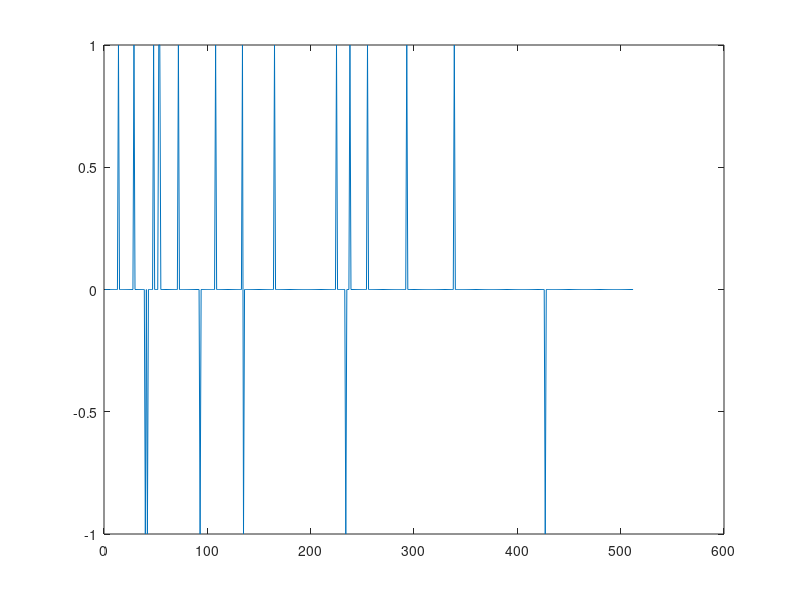
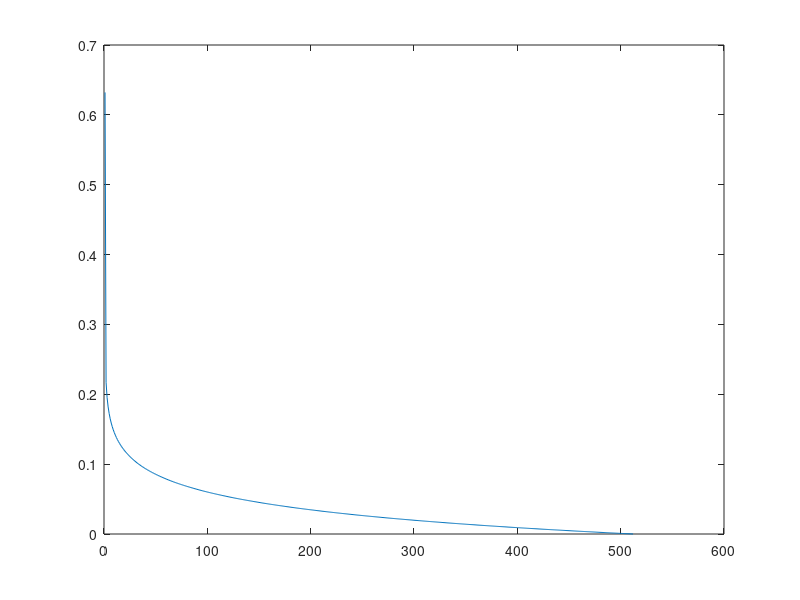

The MATLAB script that drew these images, in order: (Note: this script raises an error after producing the figures.)
% this experiment is to test whether pqnl1 can work for the expqnle given
% by help spgl1

%% addpath for PQN working
%addpath(genpath('/Volumes/Users/linamiao/Dropbox/PQN/'))
cd ../../../../pqnl1;
addpath(genpath(pwd))
cd ../experiments/help_spgl1/modifying/task10strictvssparse

%stream = RandStream.getGlobalStream;
%reset(stream);


%% sample matrix
m = 120; n = 512; k = 20; % m rows, n cols, k nonzeros.
A  = randn(m,n); [Q,R] = qr(A',0);  A = Q';

opts.decTol = 1e-3;
opts.optTol = 1e-4;
opts.iterations = 100;
opts.nPrevVals = 1; % opt out the nonmonotone line search 
% 
% save temp A m n k opts
% clear;
% load temp

%% problem setting
% strict problem setting
p = randperm(n); x0 = zeros(n,1); x0(p(1:k)) = sign(randn(k,1));
figure;plot(x0)
b0  = A*x0 + 0.005 * randn(m,1);

% compressible problem setting
nn = linspace(0,1,n);
x0_compress = exp(-nn.^.1);
x0_compress = x0_compress - min(x0_compress);
figure;plot(x0_compress)
x0_compress = x0_compress(:);
b_compress  = A*x0_compress + 0.005 * randn(m,1);

%% reconstruct
[x_sparse,r_sparse,g_sparse,info_sparse] = pqnl1_2(A, b0, 0, 1e-3, zeros(size(A,2),1), opts); % Find BP sol'n.
[x_compress,r_compress,g_compress,info_compress] = pqnl1_2(A, b_compress, 0, 1e-3, zeros(size(A,2),1), opts); % Find BP sol'n.
figure('Name','pqn'); 
subplot(2,1,1);plot(x_sparse);subplot(2,1,2);plot(x_compress);


[x_spg1,r_spgl,g_spgl,info_spg1] = spgl1(A, b0, 0, 1e-3, zeros(size(A,2),1), opts);
[x_spg2,r_spg2,g_spg2,info_spg2] = spgl1(A, b_compress, 0, 1e-3, zeros(size(A,2),1), opts); % Find BP sol'n.
figure('Name','spg'); 
subplot(2,1,1);plot(x_spg1);subplot(2,1,2);plot(x_spg2);


%% show result
info_sparse
info_spg1
info_compress
info_spg2

figure('Name','strict sparse Solution paths')
plot(info_sparse.xNorm1,info_sparse.rNorm2,info_spg1.xNorm1,info_spg1.rNorm2);hold on
scatter(info_sparse.xNorm1,info_sparse.rNorm2);
scatter(info_spg1.xNorm1,info_spg1.rNorm2);hold off
legend('pqn','spg')
axis tight

figure('Name','compress signal Solution paths')
plot(info_compress.xNorm1,info_compress.rNorm2,info_spg2.xNorm1,info_spg2.rNorm2);hold on
scatter(info_compress.xNorm1,info_compress.rNorm2);
scatter(info_spg2.xNorm1,info_spg2.rNorm2);hold off
legend('pqn','spg')
axis tight



